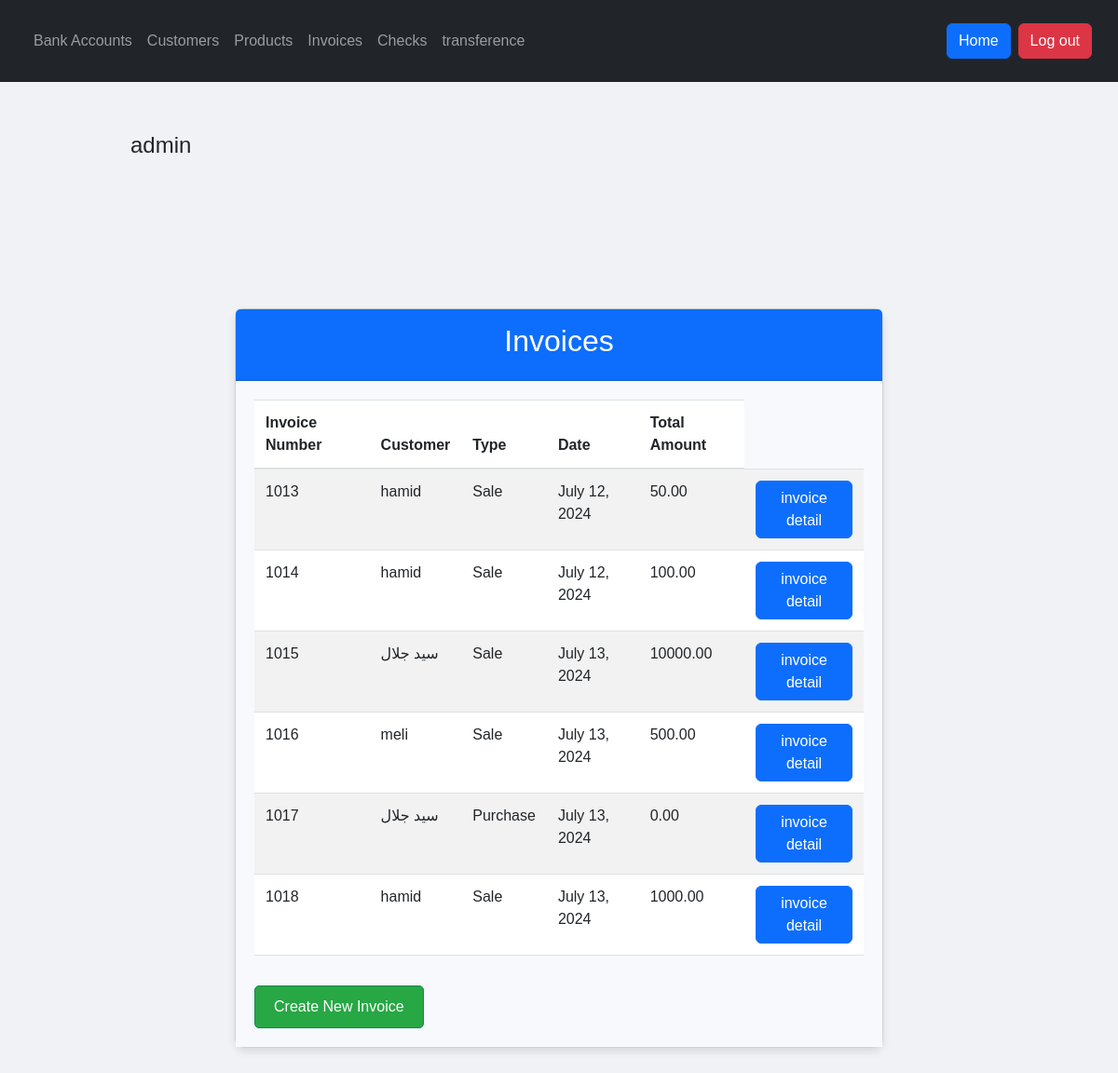
Page /invoices/ (signed in) on the committed database.
### app/models.py (models this page shows, shortened)
class Invoice(models.Model):
    INVOICE_TYPES = (
        ('purchase', 'Purchase'),
        ('sale', 'Sale'),
    )
    user = models.ForeignKey(User, on_delete=models.CASCADE, null=True, blank=True)
    invoice_type = models.CharField(max_length=10, choices=INVOICE_TYPES)
    customer = models.ForeignKey(Customer, on_delete=models.CASCADE)
    date = models.DateField(auto_now_add=True)
    invoice_number = models.PositiveIntegerField(unique=True, blank=True, null=True)
    total_amount = models.DecimalField(max_digits=10, decimal_places=2, default=0.00, blank=True, null=True)
    remaining_amount = models.DecimalField(max_digits=10, decimal_places=2, default=0.00, blank=True, null=True)

class Customer(models.Model):
    user = models.ForeignKey(User, on_delete=models.CASCADE, null=True, blank=True)
    name = models.CharField(max_length=100)
    email = models.EmailField()

### app/views.py (the view)
# urls.py: path('invoices/', InvoiceListView.as_view(), name='invoice-list'),
class InvoiceListView(LoginRequiredMixin, ListView):
    model = Invoice
    template_name = 'app/invoice_list.html'
    context_object_name = 'invoices'

### app/templates/app/invoice_list.html
{% extends 'app/base.html' %}
{% load static %}
{% block extra_css %}
<link rel="stylesheet" type="text/css" href="{% static 'css/invoice_list.css' %}">
{% endblock %}
{% block content %}
<div class="container mt-5">
  <div class="card">
    <div class="card-header text-center bg-primary text-white">
      <h2>Invoices</h2>
    </div>
    <div class="card-body">
      <table class="table table-striped">
        <thead>
          <tr>
            <th>Invoice Number</th>
            <th>Customer</th>
            <th>Type</th>
            <th>Date</th>
            <th>Total Amount</th>
          </tr>
        </thead>
        <tbody>
          {% for invoice in object_list %}
          <tr>
            <td>
              {{ invoice.invoice_number }}
            </td>
            <td>{{ invoice.customer.name }}</td>
            <td>{{ invoice.invoice_type|capfirst }}</td>
            <td>{{ invoice.date }}</td>
            <td>{{ invoice.total_amount }}</td>
            <td><a href="{% url 'invoice-detail' pk=invoice.id %}" class="btn btn-primary">invoice detail</a></td>
          </tr>
          {% endfor %}
        </tbody>
      </table>
      <a href="{% url 'invoice-create' %}" class="btn btn-success mt-3">Create New Invoice</a>
    </div>
  </div>
</div>
{% endblock %}

### app/templates/app/base.html (shortened to what this page needs)
<!DOCTYPE html>
<html>
<head>
    <link href="https://cdn.jsdelivr.net/npm/bootstrap@5.3.0-alpha1/dist/css/bootstrap.min.css" rel="stylesheet">
    {% load static %}
    <link rel="stylesheet" type="text/css" href="{% static 'css/base.css' %}">
    {% block extra_css %}
    {% endblock %}
</head>
<body>
    <header class="bg-dark text-white p-3 mb-4">
        <nav class="navbar navbar-expand-lg navbar-dark">
            <div class="container-fluid">
                <ul class="navbar-nav me-auto mb-2 mb-lg-0">
                    <li class="nav-item"><a class="nav-link" href="{% url 'bankaccount-list' %}">Bank Accounts</a></li>
                    <li class="nav-item"><a class="nav-link" href="{% url 'customer-list' %}">Customers</a></li>
                    <li class="nav-item"><a class="nav-link" href="{% url 'product-list' %}">Products</a></li>
                    <li class="nav-item"><a class="nav-link" href="{% url 'invoice-list' %}">Invoices</a></li>
                    <li class="nav-item"><a class="nav-link" href="{% url 'check-list' %}">Checks</a></li>
                    <li class="nav-item"><a class="nav-link" href="{% url 'transference-list' %}">transference</a></li>
                </ul>
                <div class="d-flex">
                    <button class="btn btn-primary me-2" onclick="window.location.href='/'">Home</button>
                    <form method="post" action="{% url 'logout' %}">
                        <button type="submit" class="btn btn-danger">Log out</button>
                    </form>
                </div>
            </div>
        </nav>
    </header>
    <div class="container">
        {% if request.user.is_authenticated %}
            <h1 class="username">{{request.user}}</h1>
        {% else %}
            <a href="{% url 'login' %}" class="btn btn-link">Login</a>
        {% endif %}
    </div>
    <div class="container mt-4">
        {% block content %}{% endblock %}
    </div>
</body>
</html>

### app/static/css/base.css (style rules this page uses)
body, html { margin: 0; padding: 0; font-family: Arial, sans-serif; }
.username { font-size: 24px; margin-top: 10px; }
a { text-decoration: none; color: #007bff; }

### app/static/css/invoice_list.css (style rules this page uses)
body, html { margin: 0; padding: 0; font-family: 'Arial', sans-serif; background-color: #f0f2f5; }
.container { width: 80%; margin: auto; padding: 20px; }
.card { margin-top: 20px; border-radius: 10px; box-shadow: 0 4px 8px rgba(0, 0, 0, 0.1); background-color: #ffffff; }
.card-header { background-color: #4a90e2; color: #fff; border-radius: 10px 10px 0 0; padding: 15px 20px; }
.card-body { padding: 20px; background-color: #f7f9fc; }
.table { width: 100%; margin-bottom: 1rem; color: #212529; border-collapse: collapse; }
.table th, .table td { padding: 0.75rem; vertical-align: top; border-top: 1px solid #dee2e6; }
.table thead th { vertical-align: bottom; border-bottom: 2px solid #dee2e6; }
.table-striped tbody tr:nth-of-type(odd) { background-color: rgba(0, 0, 0, 0.05); }
.btn-success { background-color: #28a745; color: #fff; text-decoration: none; border-radius: 5px; text-align: center; padding: 10px 20px; transition: background-color 0.3s ease, transform 0.3s ease; }

### rows in the picture
Invoice: invoice_number "1013", customer.name "hamid", invoice_type "Sale", date "July 12, 2024", total_amount "50.00"
Invoice: invoice_number "1014", customer.name "hamid", invoice_type "Sale", date "July 12, 2024", total_amount "100.00"
Invoice: invoice_number "1015", customer.name "سید جلال", invoice_type "Sale", date "July 13, 2024", total_amount "10000.00"
Invoice: invoice_number "1016", customer.name "meli", invoice_type "Sale", date "July 13, 2024", total_amount "500.00"
Invoice: invoice_number "1017", customer.name "سید جلال", invoice_type "Purchase", date "July 13, 2024", total_amount "0.00"
Invoice: invoice_number "1018", customer.name "hamid", invoice_type "Sale", date "July 13, 2024", total_amount "1000.00"

### other values in the picture
{{ request.user }} "admin"
